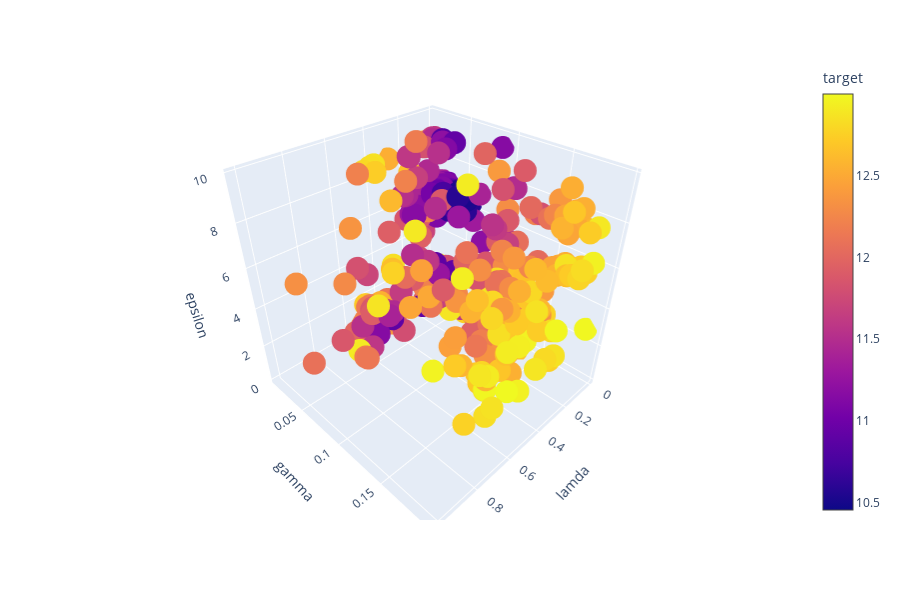

The cell this chart's notebook holds for it:
### Code cell
px.scatter_3d(df1, x = "lamda", y = "gamma", z = "epsilon", color = "target", hover_data = ["C"])

### Figure 1 — Plotly figure (JSON) as saved in the notebook; plotly's stock layout.template omitted (floating-point values rounded to 4 significant figures; data arrays with more than 128 entries replaced by an {"elided": "..."} marker saying what was removed)
{"data": [{"customdata": {"elided": "588x1 float values"}, "hoverlabel": {"namelength": 0}, "hovertemplate": "lamda=%{x}<br>gamma=%{y}<br>epsilon=%{z}<br>C=%{customdata[0]}<br>target=%{marker.color}", "legendgroup": "", "marker": {"color": {"elided": "588 float values"}, "coloraxis": "coloraxis", "symbol": "circle"}, "mode": "markers", "name": "", "scene": "scene", "showlegend": false, "type": "scatter3d", "x": {"elided": "588 float values"}, "y": {"elided": "588 float values"}, "z": {"elided": "588 float values"}}], "layout": {"coloraxis": {"colorbar": {"title": {"text": "target"}}, "colorscale": [[0, "#0d0887"], [0.1111, "#46039f"], [0.2222, "#7201a8"], [0.3333, "#9c179e"], [0.4444, "#bd3786"], [0.5556, "#d8576b"], [0.6667, "#ed7953"], [0.7778, "#fb9f3a"], [0.8889, "#fdca26"], [1, "#f0f921"]]}, "height": 600, "legend": {"tracegroupgap": 0}, "margin": {"t": 60}, "scene": {"domain": {"x": [0, 0.98], "y": [0, 1]}, "xaxis": {"title": {"text": "lamda"}}, "yaxis": {"title": {"text": "gamma"}}, "zaxis": {"title": {"text": "epsilon"}}}}}
